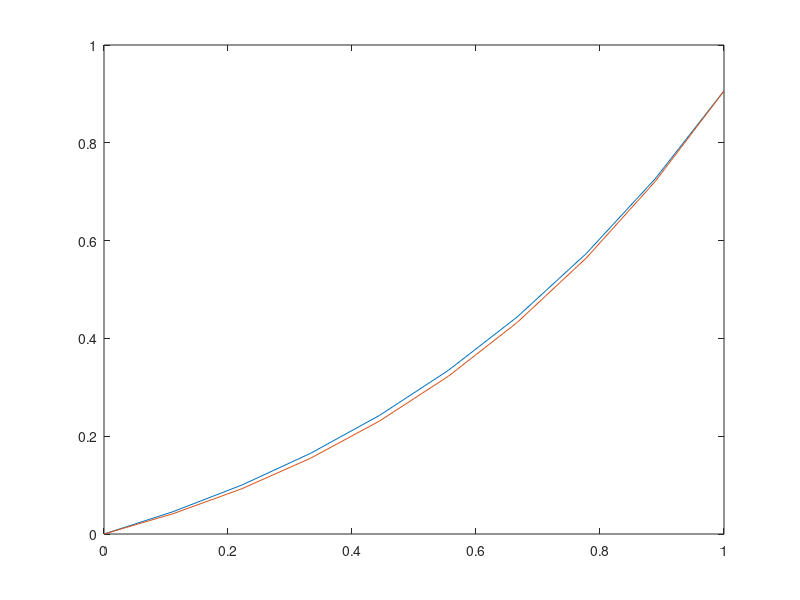

Source code (MATLAB):
% Collocation example text pg 367
%
n = 10;
a = 0.;
b = 1.;
ya = 0.;
yb = exp(1)/3;

for i = 1:n
    t(i)=a+(i-1)*(b-a)/(n-1);
    bn(i,1) = 0.;
    for j = 1:n
    ann(i,j) = 0.;
    end
end
% first eq
ann(1,1) = 1.;
bn(1,1) = ya;
% last eq
bn(n,1) = yb;
for j = 1:n
    ann(n,j) = 1.;
end
%
for i = 2:(n-1)
    for j = 1:n
        %residuals
        yyy = t(i)^(j-1);
        ddydtt = (j-1)*t(i)^(j-2);
        dddydttt = (j-1)*(j-2)*t(i)^(j-3);
        
        ann(i,j) = dddydttt - yyy -2*exp(t(i))/3;
        %ann(i,j)=(j-1)*(j-2)*t(i)^(j-3) - t(i)^(j-1) - 2/3*exp(t(i));
    end
end
ann;
bn;
c = linsolve(ann,bn)
%
y(1) = ya;
y(n) = yb;
for i = 2:(n-1)
    y(i) = 0;
    for j = 1:n
    y(i) = y(i)+c(j,1)*t(i)^(j-1);
    end
end
%    
plot(t,y, t, t.*exp(t)/3);
%
y2(1) = ya;
y2(n) = yb;
for i = 2:4*(n-1)
    t2(i) = a+(i-1)*(b-a)/(n-1);
    y2(i) = 0;
    for j = 1:n
    y2(i) = y2(i)+c(j,1)*t2(i)^(j-1);
    end
end
%    
%plot(t2,y2);
%